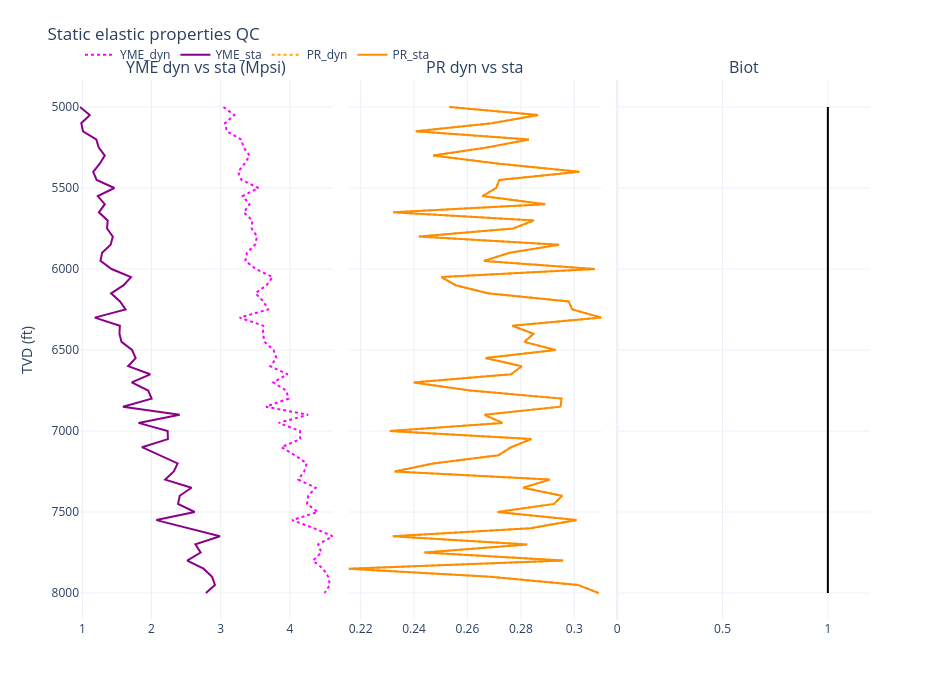

The cell this chart's notebook holds for it:
### Code cell
# QC — dynamic vs static elastic properties
fig = make_subplots(rows=1, cols=3, shared_yaxes=True, horizontal_spacing=0.02,
                    subplot_titles=("YME dyn vs sta (Mpsi)", "PR dyn vs sta", "Biot"))
depth_track(fig, 1, df["YME_DYN_Mpsi"], "magenta", "YME_dyn", dash="dot")
depth_track(fig, 1, df["YME_STA_Mpsi"], "darkmagenta", "YME_sta")
depth_track(fig, 2, df["PR_DYN"], "orange", "PR_dyn", dash="dot")
depth_track(fig, 2, df["PR_STA"], "darkorange", "PR_sta")
depth_track(fig, 3, df["BIOT"], "black", "Biot", showlegend=False)
fig.update_yaxes(autorange="reversed", title_text="TVD (ft)", row=1, col=1)
fig.update_xaxes(range=[0, 1.2], row=1, col=3)
fig.update_layout(height=700, width=950, template="plotly_white",
                  title="Static elastic properties QC", margin=dict(t=80),
                  legend=dict(orientation="h", yanchor="bottom", y=1.02))
fig.show()
